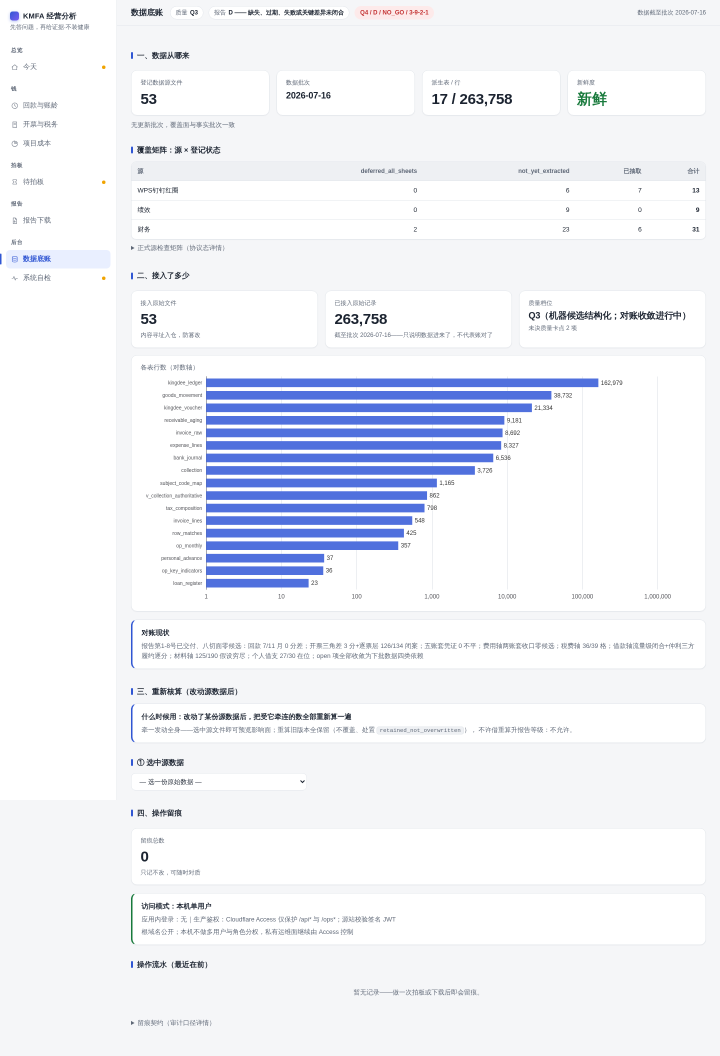
#> input picture KMFA/stage_artifacts/DT6_M5_LIVE_ACCEPTANCE_20260725/human/shots/E3-source-board.png, 1440 x 2112 px (shown at 1/2 size)
$ python -i extract.py   (imports and definitions only)
#> lines starting #> are read from the running program, lines starting #| are printed output that depends on the picture; after the words box and inside, x2 and y2 are one past the last pixel; in counts of white or black regions, pixels touching at a corner belong together
### KMFA/skills/钉钉考勤/attendance_brief/grid.py
"""表格网格检测。只用 PIL + numpy，无 opencv 依赖。"""
from __future__ import annotations
import numpy as np
from PIL import Image

DARK = 170

def _peaks(proj: np.ndarray, thr_ratio: float = 0.55, gap: int = 3) -> list[int]:
    if proj.max() <= 0:
        return []
    thr = proj.max() * thr_ratio
    groups: list[list[int]] = []
    for i in np.where(proj > thr)[0]:
        if groups and i - groups[-1][-1] <= gap:
            groups[-1].append(int(i))
        else:
            groups.append([int(i)])
    return [int(np.mean(g)) for g in groups]

def load_gray(path) -> np.ndarray:
    return np.asarray(Image.open(path).convert("L"), dtype=np.uint8)

def grid(gray: np.ndarray) -> tuple[list[int], list[int]]:
    """返回 (竖线 x 列表, 横线 y 列表)"""
    H, W = gray.shape
    d = gray < DARK
    xs = _peaks(d.sum(axis=0) / H)
    ys = _peaks(d.sum(axis=1) / W)
    if not xs or xs[0] > 4: xs = [0] + xs
    if not xs or xs[-1] < W - 5: xs = xs + [W - 1]
    if not ys or ys[0] > 4: ys = [0] + ys
    if not ys or ys[-1] < H - 5: ys = ys + [H - 1]
    return xs, ys

# [7 lines left out: function has_hline, not called in this run]

### KMFA/skills/钉钉考勤/attendance_brief/vision.py
"""OCR：macOS 系统 Vision 框架。离线、确定性、零模型调用、零 token。

多路交叉验证的两条独立路线：
  full()  整图多变体多参数（10 路）—— 抗单点误识别
  cells() 逐格裁剪放大（2 路）—— 抗合并单元格串行
两条路线的候选一起交给 roster 闸门仲裁。
"""
from __future__ import annotations
import os, tempfile
import numpy as np
from PIL import Image
import Quartz, Vision
from Foundation import NSURL

LANGS = ["zh-Hans", "en-US"]

def _run(path: str, correct: bool = False, level: int = 0):
    url = NSURL.fileURLWithPath_(str(path))
    src = Quartz.CGImageSourceCreateWithURL(url, None)
    if src is None:
        return [], (0, 0)
    img = Quartz.CGImageSourceCreateImageAtIndex(src, 0, None)
    W, H = Quartz.CGImageGetWidth(img), Quartz.CGImageGetHeight(img)
    req = Vision.VNRecognizeTextRequest.alloc().init()
    req.setRecognitionLevel_(level)
    req.setRecognitionLanguages_(LANGS)
    req.setUsesLanguageCorrection_(correct)
    h = Vision.VNImageRequestHandler.alloc().initWithCGImage_options_(img, None)
    h.performRequests_error_([req], None)
    out = []
    for o in (req.results() or []):
        c = o.topCandidates_(1)[0]
        b = o.boundingBox()
        out.append((b.origin.x * W, (1 - b.origin.y - b.size.height) * H,
                    b.size.width * W, b.size.height * H,
                    float(c.confidence()), c.string().strip()))
    return out, (W, H)

# [35 lines left out: functions _variants, full, not called in this run]

def cells(src: str, xs: list[int], ys: list[int], scale: int = 3
          ) -> dict[tuple[int, int], tuple[str, str]]:
    """逐格 OCR。返回 (行,列) -> (无纠错文本, 有纠错文本)。空格子不返回。"""
    im = Image.open(src).convert("RGB")
    g = np.asarray(im.convert("L"), dtype=np.uint8)
    out: dict[tuple[int, int], tuple[str, str]] = {}
    with tempfile.TemporaryDirectory() as tmp:
        for r in range(len(ys) - 1):
            for c in range(len(xs) - 1):
                y0, y1, x0, x1 = ys[r] + 2, ys[r + 1] - 2, xs[c] + 2, xs[c + 1] - 2
                if y1 - y0 < 8 or x1 - x0 < 8:
                    continue
                if g[y0:y1, x0:x1].std() < 12:      # 空格子
                    continue
                p = os.path.join(tmp, f"c{r}_{c}.png")
                im.crop((x0, y0, x1, y1)).resize(
                    ((x1 - x0) * scale, (y1 - y0) * scale), Image.LANCZOS).save(p)
                a = " ".join(t for *_r, t in _run(p, False)[0] if t)
                b = " ".join(t for *_r, t in _run(p, True)[0] if t)
                if a or b:
                    out[(r, c)] = (a, b)
    return out

### KMFA/skills/钉钉考勤/attendance_brief/extract.py
"""人员表图片 -> 结构化记录。

版式（已用 82 张历史图验证）：
  列  0 类别 | 1 施工总人数 | 2 项目名称 | 3 工种 | 4..N-3 作业人员 | 人数 | 车辆 | 车牌
  类别列自上而下的合并块固定为：表头 → 检修 → 生产部 → 休息人员 → 回程途中
「检修」「休息」在原图里是竖排文字，Vision 认不出来 —— 所以类别不靠 OCR 认，
靠合并块的块序推断，再用能认出来的「生产部」「回程途中」当校验锚点。
"""
from __future__ import annotations
import numpy as np
from . import grid as G
from . import vision

CAT, TOT, PROJ, KIND = 0, 1, 2, 3
# 表尾有一行是「焊工 / 工程师·后勤 / 车工 / 业务员 / 司机」的分组表头，不是人名
NOT_A_NAME = {"焊工", "车工", "管理", "内部", "外协", "司机", "业务员", "钳工",
              "工程师", "后勤", "工程师/后勤", "后勤司机", "休息", "途中", "人数",
              "类别", "工种", "项目名称", "作业人员", "施工总人数", "车辆类型", "车牌号"}
PUNCT = "、，,。.·:：;；|/\\ 　()（）"
# 表头词。NOT_A_NAME 是给**人名**候选用的，里面混着工种值（内部 / 外协 / 焊工…），
# 拿它去过滤工种列会把正确答案一起滤掉 —— 这里只滤真正的表头。
HEADER = {"类别", "工种", "项目名称", "作业人员", "施工总人数", "人数",
          "车辆类型", "车牌号", "序号"}

def clean(tok: str) -> str:
    return tok.strip(PUNCT).strip()
CATEGORY_ORDER = ["检修", "生产部", "休息人员", "回程途中"]
ONSITE_PROJECT = "厂内"          # 类别属检修但人在厂里 —— 照样要打卡

# [26 lines left out: functions _spans, _categories, not called in this run]

def extract(path: str) -> dict:
    gray = G.load_gray(path)
#> in load_gray, `return np.asarray(Image.open(path).convert("L"), dtype=np.uint8)`:
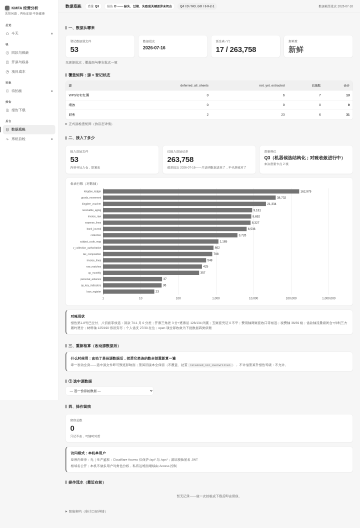
#> returned value: shape (2112, 1440) (shown at 1/4 size); min 34, max 255, mean 241.6
    xs, ys = G.grid(gray)
#> in grid, `d = gray < DARK`:
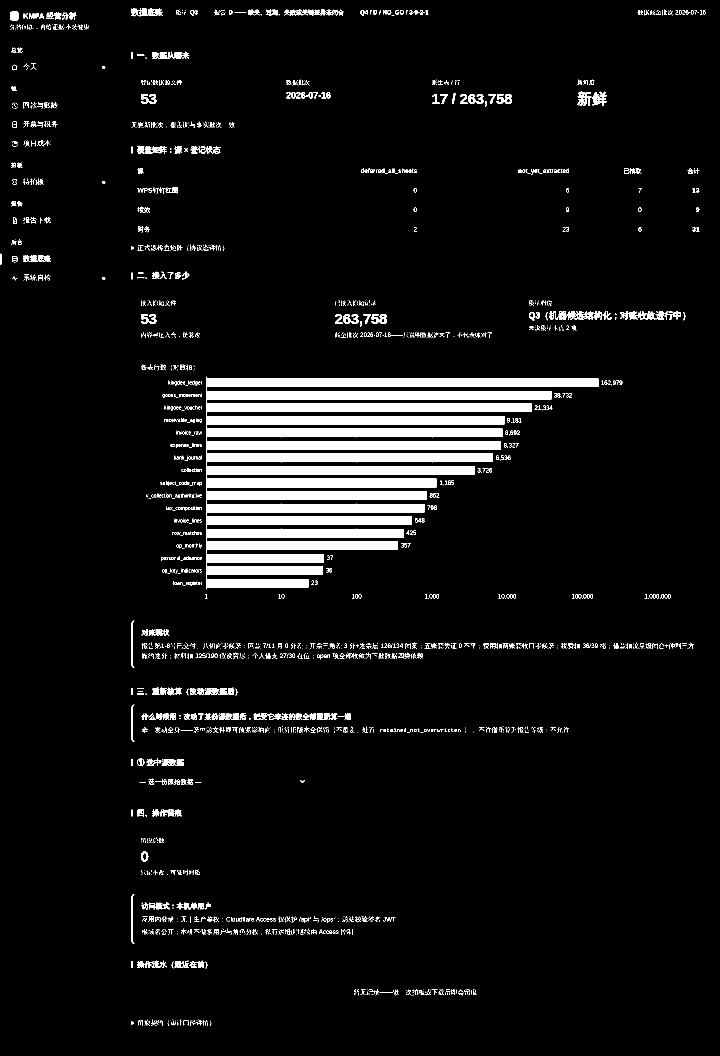
#> d: shape (2112, 1440) bool (shown at 1/2 size); 6.1% white; 2384 white regions (1816 under 20 px), largest, box (x1, y1, x2, y2) and area: (412, 753, 1197, 1179) 140491, (1276, 622, 1362, 640) 701, (1134, 622, 1204, 640) 588
#> in _peaks, `thr = proj.max() * thr_ratio`: thr = 0.13
#> the loop in _peaks, `for i in np.where(proj > thr)[0]:` made 284 passes
#> i on passes 1 to 3: 262, 263, 264
#> after the loop in _peaks, `for i in np.where(proj > thr)[0]:`: groups = 15 items
#> in grid, `xs = _peaks(d.sum(axis=0) / H)`: xs = [263, 530, 655, 671, 678, 683, 693, 706, 712, 724, 732, 744, 752, 762, 771]
#> the loop in _peaks (call 2), `for i in np.where(proj > thr)[0]:` made 166 passes
#> i on passes 1 to 3: 757, 758, 759
#> in grid, `ys = _peaks(d.sum(axis=1) / W)`: ys = [765, 790, 815, 840, 865, 890, 915, 940, 965, 991, 1016]
#> in grid, `if not xs or xs[0] > 4: xs = [0] + xs`: xs = [0, 263, 530, 655, 671, 678, 683, 693, 706, 712, 724, 732, 744, 752, 762, 771]
#> in grid, `if not xs or xs[-1] < W - 5: xs = xs + [W - 1]`: xs = [0, 263, 530, 655, 671, 678, 683, 693, 706, 712, 724, 732, 744, 752, 762, 771, 1439]
#> in grid, `if not ys or ys[0] > 4: ys = [0] + ys`: ys = [0, 765, 790, 815, 840, 865, 890, 915, 940, 965, 991, 1016]
#> in grid, `if not ys or ys[-1] < H - 5: ys = ys + [H - 1]`: ys = [0, 765, 790, 815, 840, 865, 890, 915, 940, 965, 991, 1016, 2111]
    cellmap = vision.cells(path, xs, ys)
#> in cells, im is the input picture: PIL image 1440x2112 RGB; mean R, G, B 239.4, 241.5, 247.7
#> the loop in cells, `for r in range(len(ys) - 1):` made 1 pass
#> pass 1, in cells, `im.crop((x0, y0, x1, y1)).resize( ((x1 - x0) * scale, (y1 - y0) * scal..`:
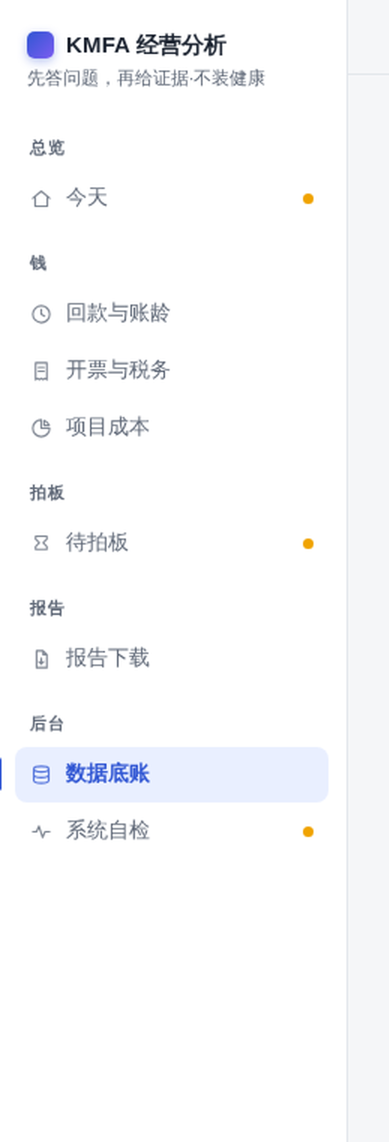
#> saved as c0_0.png: PIL image 777x2283 RGB (shown at 1/2 size); mean R, G, B 249.3, 249.8, 251.3
#> after the loop in cells, `for r in range(len(ys) - 1):`: out = 0 items
    fullmap = vision.full(path)
    H, W = gray.shape

    def cell_text(r, c):
        return cellmap.get((r, c), ("", ""))[0].strip()

    # [14 lines left out: function cell_candidates, not called in this run]

    cats = _categories(gray, xs, ys, cell_text)
    # [33 lines left out: functions block_text, inherit, not called in this run]

    projs = inherit(PROJ)
    kinds = inherit(KIND)

    ncol = len(xs) - 1
    # 表尾「休息人员 / 回程途中」区块的列结构与主体不同 —— 姓名从第 1 列就开始
    FOOTER = {"休息人员", "回程途中"}
    rows = []
    for r in range(2, len(ys) - 1):
        cat = cats.get(r, "")
        ppl_cols = range(1, ncol - 2) if cat in FOOTER else range(4, ncol - 3)
        names = []
        for c in ppl_cols:
            t = cell_text(r, c)
            pool = cell_candidates(r, c)
            for raw in t.split():
                n = clean(raw)
                if not (2 <= len(n) <= 4) or n.isdigit() or n in NOT_A_NAME:
                    continue
                # 候选池按「像不像」过滤。整图路是按整行取的，同一行别人的名字也在池里，
                # 若放得太宽就会把邻座当成本格候选 —— 实测某一格曾混进邻座的两个名字，
                # 两个都在花名册，直接把整份报告拖成「读不准」。
                # 2 字姓名差 2 字就是另一个人，只许差 1 字；3 字及以上才放到差 2 字。
                lim = 1 if len(n) <= 2 else 2
                cand = [n] + [x for x in pool if x != n and len(x) == len(n)
                              and sum(a != b for a, b in zip(x, n)) <= lim]
                names.append({"ocr": n, "候选": cand, "格": (r, c)})
        if not names:
            continue
        rows.append({
            "行": r,
            "类别": cat,
            "项目": "" if cat in FOOTER else projs.get(r, ""),
            "工种": "" if cat in FOOTER else (kinds.get(r, "") or cell_text(r, KIND)),
            "标注人数": cell_text(r, ncol - 3),
            "人员": names,
        })
    title = " ".join(cell_text(0, c) for c in range(ncol) if cell_text(0, c)).replace(" ", "")
    return {"标题": title, "网格": [len(ys) - 1, ncol], "行": rows,
            "类别可信": bool(cats)}

# [9 lines left out: function must_punch, not called in this run]

def is_outsourced(row: dict) -> bool:
    return "外协" in (row.get("工种") or "")

#> (the run stopped early here; a loop or call above may not have finished)

$ run again, on KMFA/stage_artifacts/DT6_M5_LIVE_ACCEPTANCE_20260725/human/shots/03-receivables.png
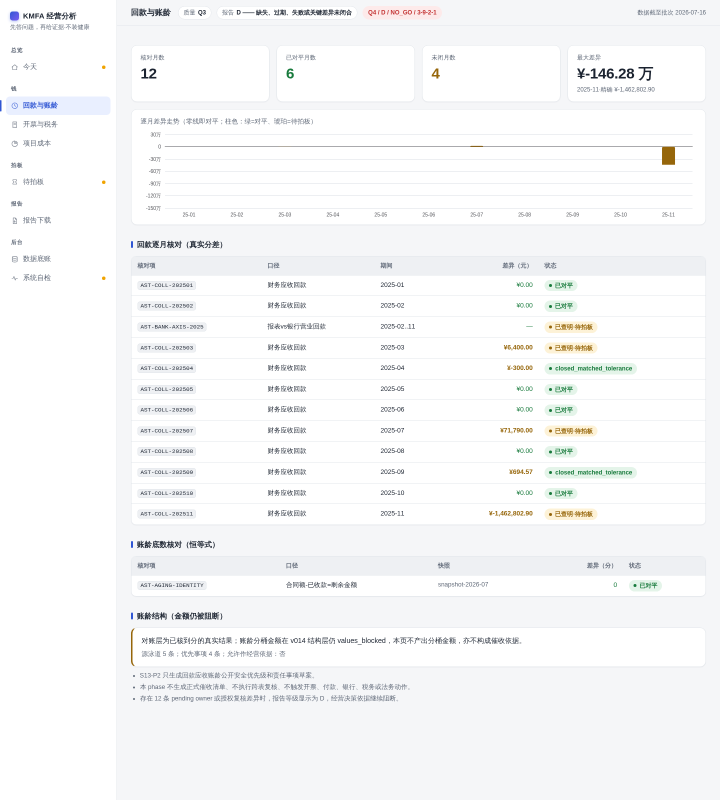
#> input picture KMFA/stage_artifacts/DT6_M5_LIVE_ACCEPTANCE_20260725/human/shots/03-receivables.png, 1440 x 1600 px (shown at 1/2 size)
#> in grid, `d = gray < DARK`:
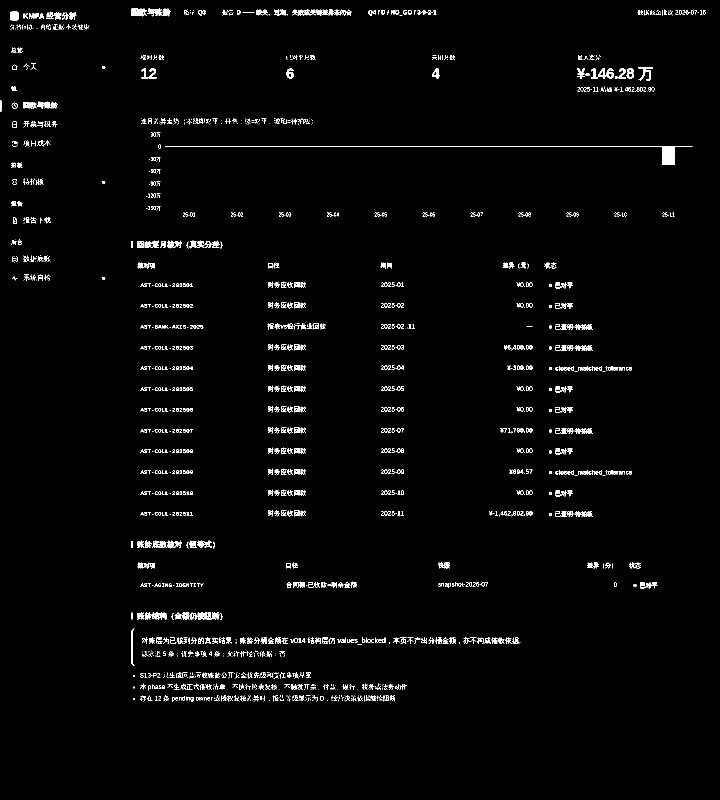
#> d: shape (1600, 1440) bool (shown at 1/2 size); 1.9% white in thin lines or dots, all inside (x1, y1, x2, y2) = (0, 16, 1411, 1404)
#> thr = 0.0629
#> the loop in _peaks, `for i in np.where(proj > thr)[0]:` made 63 passes
#> i on passes 1 to 8: 263, 264, 282, 283, 284, 285, 286, 289
#> after the loop in _peaks, `for i in np.where(proj > thr)[0]:`: groups = 22 items, first 6: [263, 264], [282, 283, 284, 285, 286, 289, 290, 291, 292, 293], [298], [304, 305, 307, 310, 311, 312, 313, 314, 317, 318, 319, 321, 324, 325], [331, 332], [353, 356]
#> in grid, `xs = _peaks(d.sum(axis=0) / H)`: xs = [263, 287, 298, 314, 331, 354, 370, 383, 538, 544, 554, 562, 567, 576, 582, 589, 600, 608, 769, 1111, 1130, 1140]
#> the loop in _peaks (call 2), `for i in np.where(proj > thr)[0]:` made 1 pass
#> i on pass 1: 293
#> in grid, `ys = _peaks(d.sum(axis=1) / W)`: ys = [293]
#> in grid, `if not xs or xs[0] > 4: xs = [0] + xs`: xs = [0, 263, 287, 298, 314, 331, 354, 370, 383, 538, 544, 554, 562, 567, 576, 582, 589, 600, 608, 769, 1111, 1130, 1140]
#> in grid, `if not xs or xs[-1] < W - 5: xs = xs + [W - 1]`: xs = [0, 263, 287, 298, 314, 331, 354, 370, 383, 538, 544, 554, 562, 567, 576, 582, 589, 600, 608, 769, 1111, 1130, 1140, 1439]
#> in grid, `if not ys or ys[0] > 4: ys = [0] + ys`: ys = [0, 293]
#> in grid, `if not ys or ys[-1] < H - 5: ys = ys + [H - 1]`: ys = [0, 293, 1599]
#> in cells, im is the input picture: PIL image 1440x1600 RGB; mean R, G, B 246.9, 247.6, 248.3
#> the loop in cells, `for r in range(len(ys) - 1):` made 1 pass
#> pass 1, in cells, `im.crop((x0, y0, x1, y1)).resize( ((x1 - x0) * scale, (y1 - y0) * scal..`:
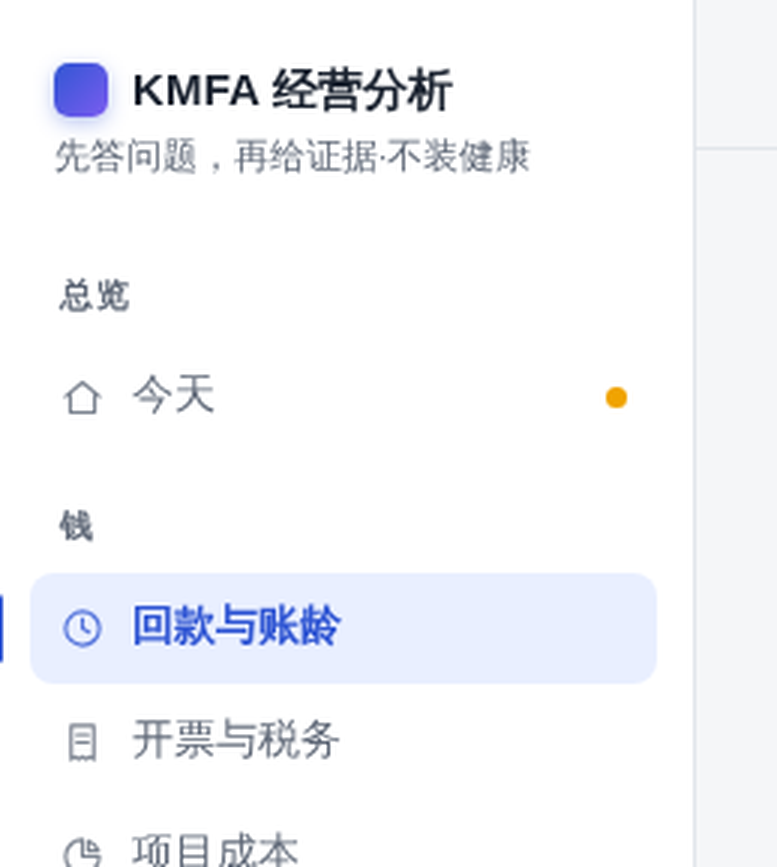
#> saved as c0_0.png: PIL image 777x867 RGB; mean R, G, B 244.9, 246, 249.5
#> after the loop in cells, `for r in range(len(ys) - 1):`: out = 0 items
